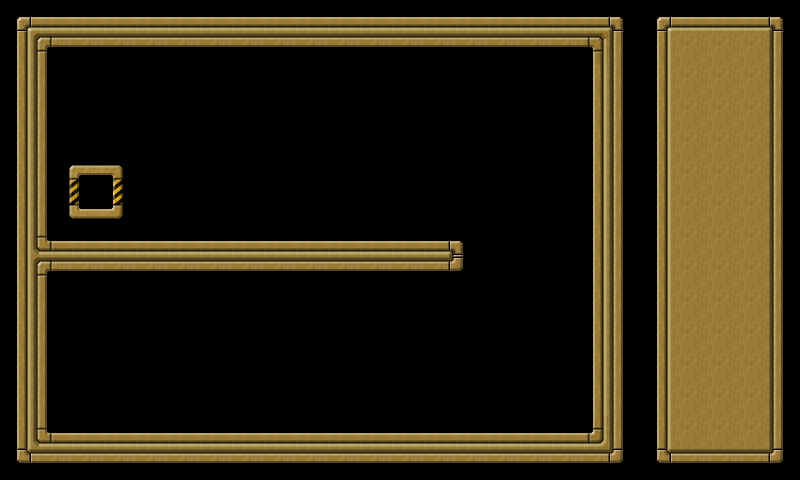

Below is a game level as drawn by its tile map, then a one-line description and the .tmx that defines it (tile-layer data replaced by summaries):
An orthogonal 25x15 tile map with 32x32 px tiles, 2 tile layers (background, controlpanel) and 37 objects (wall001, wall002, wall003, wall004, wall005, ...).

<map version="1.0" orientation="orthogonal" width="25" height="15" tilewidth="32" tileheight="32">
 <tileset firstgid="1" name="tileset" tilewidth="32" tileheight="32">
  <image source="tileset.png" width="160" height="448" />
 </tileset>
 <layer name="background" width="20" height="15">
  <data>[300 cells, 300 non-empty, 18 distinct tile ids]</data>
 </layer>
 <layer name="controlpanel" width="25" height="15">
  <data>[375 cells, 75 non-empty, 9 distinct tile ids]</data>
 </layer>
 <objectgroup name="objects" width="20" height="15">
  <object name="wall001" x="0" y="0" width="592" height="48">
   <properties>
    <property name="objClass" value="wall" />
   </properties>
  </object>
  <object name="wall002" x="592" y="0" width="48" height="432">
   <properties>
    <property name="objClass" value="wall" />
   </properties>
  </object>
  <object name="wall003" x="48" y="432" width="592" height="48">
   <properties>
    <property name="objClass" value="wall" />
   </properties>
  </object>
  <object name="wall004" x="0" y="48" width="48" height="432">
   <properties>
    <property name="objClass" value="wall" />
   </properties>
  </object>
  <object name="wall005" x="48" y="240" width="416" height="32">
   <properties>
    <property name="objClass" value="wall" />
   </properties>
  </object>
  <object name="star001" x="168" y="392" width="16" height="16">
   <properties>
    <property name="objClass" value="star" />
   </properties>
  </object>
  <object name="star002" x="200" y="392" width="16" height="16">
   <properties>
    <property name="objClass" value="star" />
   </properties>
  </object>
  <object name="star003" x="232" y="392" width="16" height="16">
   <properties>
    <property name="objClass" value="star" />
   </properties>
  </object>
  <object name="star004" x="264" y="392" width="16" height="16">
   <properties>
    <property name="objClass" value="star" />
   </properties>
  </object>
  <object name="star005" x="296" y="392" width="16" height="16">
   <properties>
    <property name="objClass" value="star" />
   </properties>
  </object>
  <object name="star006" x="328" y="392" width="16" height="16">
   <properties>
    <property name="objClass" value="star" />
   </properties>
  </object>
  <object name="star007" x="360" y="392" width="16" height="16">
   <properties>
    <property name="objClass" value="star" />
   </properties>
  </object>
  <object name="star008" x="392" y="392" width="16" height="16">
   <properties>
    <property name="objClass" value="star" />
   </properties>
  </object>
  <object name="star009" x="424" y="392" width="16" height="16">
   <properties>
    <property name="objClass" value="star" />
   </properties>
  </object>
  <object name="star010" x="456" y="392" width="16" height="16">
   <properties>
    <property name="objClass" value="star" />
   </properties>
  </object>
  <object name="star011" x="552" y="360" width="16" height="16">
   <properties>
    <property name="objClass" value="star" />
   </properties>
  </object>
  <object name="star012" x="552" y="328" width="16" height="16">
   <properties>
    <property name="objClass" value="star" />
   </properties>
  </object>
  <object name="star013" x="552" y="296" width="16" height="16">
   <properties>
    <property name="objClass" value="star" />
   </properties>
  </object>
  <object name="star014" x="552" y="264" width="16" height="16">
   <properties>
    <property name="objClass" value="star" />
   </properties>
  </object>
  <object name="star015" x="552" y="232" width="16" height="16">
   <properties>
    <property name="objClass" value="star" />
   </properties>
  </object>
  <object name="star016" x="552" y="200" width="16" height="16">
   <properties>
    <property name="objClass" value="star" />
   </properties>
  </object>
  <object name="star017" x="552" y="168" width="16" height="16">
   <properties>
    <property name="objClass" value="star" />
   </properties>
  </object>
  <object name="star018" x="552" y="136" width="16" height="16">
   <properties>
    <property name="objClass" value="star" />
   </properties>
  </object>
  <object name="star019" x="552" y="104" width="16" height="16">
   <properties>
    <property name="objClass" value="star" />
   </properties>
  </object>
  <object name="star020" x="456" y="72" width="16" height="16">
   <properties>
    <property name="objClass" value="star" />
   </properties>
  </object>
  <object name="star021" x="424" y="72" width="16" height="16">
   <properties>
    <property name="objClass" value="star" />
   </properties>
  </object>
  <object name="star022" x="392" y="72" width="16" height="16">
   <properties>
    <property name="objClass" value="star" />
   </properties>
  </object>
  <object name="star023" x="360" y="72" width="16" height="16">
   <properties>
    <property name="objClass" value="star" />
   </properties>
  </object>
  <object name="star024" x="328" y="72" width="16" height="16">
   <properties>
    <property name="objClass" value="star" />
   </properties>
  </object>
  <object name="star025" x="296" y="72" width="16" height="16">
   <properties>
    <property name="objClass" value="star" />
   </properties>
  </object>
  <object name="star026" x="264" y="72" width="16" height="16">
   <properties>
    <property name="objClass" value="star" />
   </properties>
  </object>
  <object name="star027" x="232" y="72" width="16" height="16">
   <properties>
    <property name="objClass" value="star" />
   </properties>
  </object>
  <object name="star028" x="200" y="72" width="16" height="16">
   <properties>
    <property name="objClass" value="star" />
   </properties>
  </object>
  <object name="star029" x="168" y="72" width="16" height="16">
   <properties>
    <property name="objClass" value="star" />
   </properties>
  </object>
  <object name="star030" x="136" y="72" width="16" height="16">
   <properties>
    <property name="objClass" value="star" />
   </properties>
  </object>
  <object name="goal001" x="88" y="184" width="16" height="16">
   <properties>
    <property name="objClass" value="goal" />
   </properties>
   <ellipse />
  </object>
  <object name="goodball001" x="98" y="322" width="29" height="29">
   <properties>
    <property name="objClass" value="goodball" />
   </properties>
   <ellipse />
  </object>
 </objectgroup>
</map>
